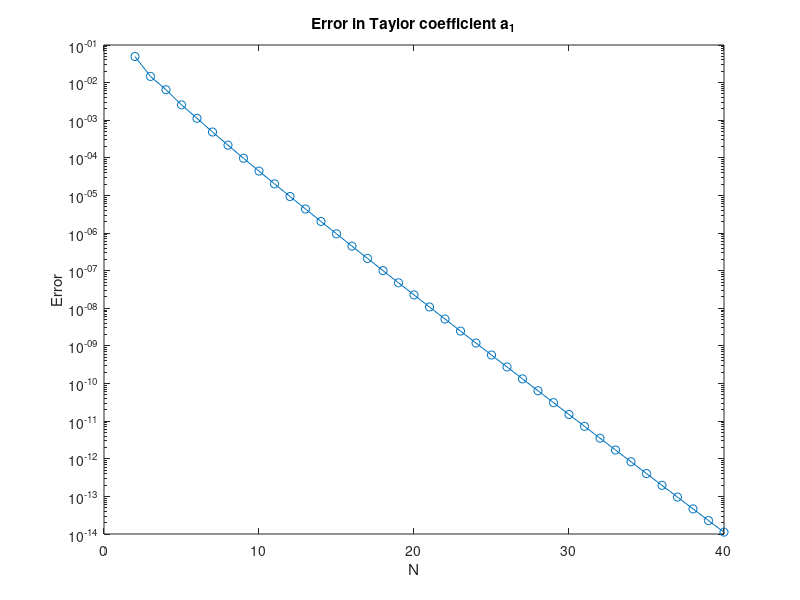

MATLAB code to generate this figure:
p = 2;
z = @(theta) exp(1i*theta);
f = @(z) log(1 + z./p);

M = 20;  % Number of Taylor series coefficients
maxN = 2*M; % Number of points to use for FFT

% Analytic computation of Taylor coefficients of f
%
taylor_coefficients = [0 -1*(-1/p).^(1:M)./(1:M) ];

err = zeros(1, maxN);

for k=2:maxN
    tt = 2*pi*(0:k-1)/k;
    zz = z(tt);
    
    taylor_fft = real(fft(f(zz), k) / length(zz));
    err(k) = abs(taylor_coefficients(2) - taylor_fft(2));
end

semilogy(2:maxN, err(2:end), '-o')
title('Error in Taylor coefficient a_1')
xlabel('N')
ylabel('Error')

print('problem_2.png', '-dpng')

disp('Ratio of sequential terms (convergence factor)')
fprintf('%f \n', err(2:end)./err(1:end-1))
disp('')

% FFT computation
%
tt = 2*pi*(0:maxN-1)/maxN;
zz = z(tt);
taylor_fft = real(fft(f(zz), maxN) / length(zz));

fprintf('Computation via FFT with N=%d: \n', maxN)
for k = 1:M
    fprintf('a_%d: \t %d \n', k-1, taylor_fft(k));
end
